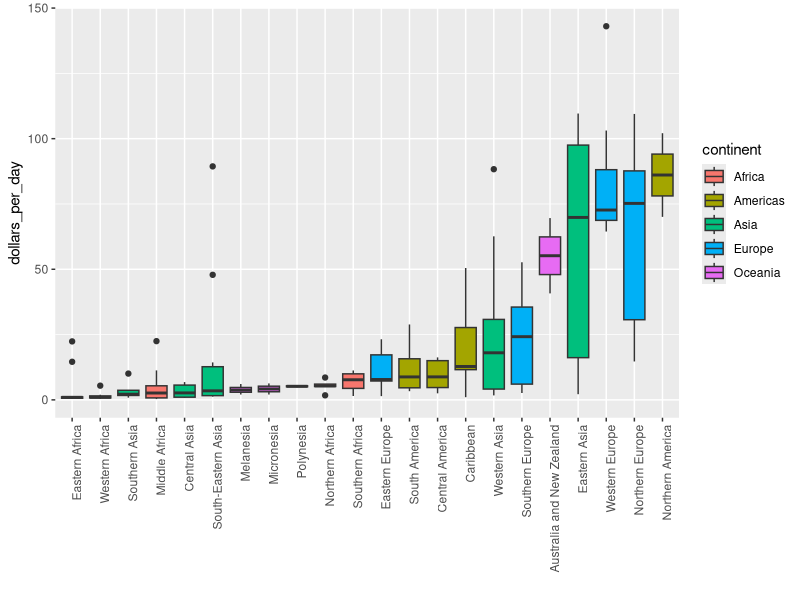

This chart was generated by the following R code:
library(dslabs)
library(dplyr)
library(ggplot2)
past_year <- 2010
data("gapminder")
gapminder <- gapminder %>%
  mutate(dollars_per_day = gdp/population/365)
p <- gapminder %>%
  filter(year == past_year & !is.na(dollars_per_day)) %>%
  mutate(region = reorder(region, dollars_per_day, FUN = median)) %>%    # reorder
  ggplot(aes(region, dollars_per_day, fill = continent)) +    # color by continent
  geom_boxplot() +
  theme(axis.text.x = element_text(angle = 90, hjust = 1)) +
  xlab("")
p
